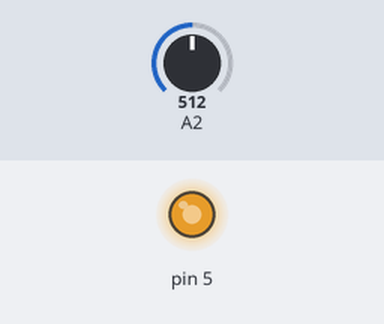
The sketch below on a simulated Arduino Uno, built with avr-gcc and run on an emulated ATmega328P. Shown: output pins drawn as LEDs (lit = HIGH). The test bench sets the inputs (shaded band); at power-on: A2 = 512. What the sketch prints to the serial monitor is not drawn.

Above: at 0.1 s.
Timing chart, 0 to 1.6 s (numbered marks = the images above):
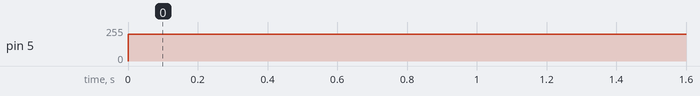

Measured:
- by itself, pin 5: 0/255 → 200/255 at 0.00 s

The sketch:

Jan_31_.ino
```cpp
int volt;
void setup() {
  // put your setup code here, to run once:
  pinMode(5, OUTPUT);
  pinMode(A2, INPUT);
  Serial.begin(9600);
}

void loop() {
  // put your main code here, to run repeatedly:
  analogWrite(5, 200);
  delay(1000);
  volt = analogRead(A2);
  Serial.println(volt);
}
```
